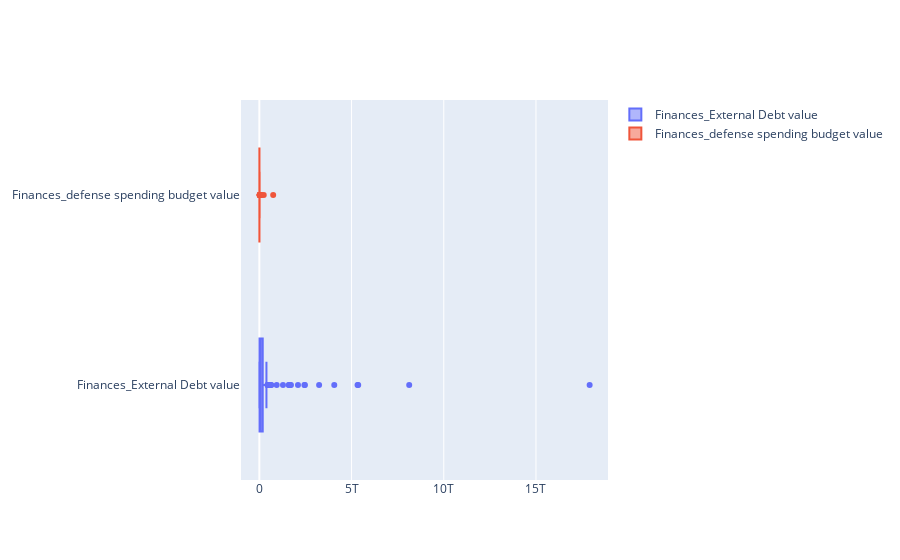

Notebook cell for this chart:
### Code cell
import plotly.graph_objects as go

fig = go.Figure()
fig.add_trace(go.Box(x=value_df["Finances_External Debt value"],
                     hovertext=value_df["country"],
                     name = "Finances_External Debt value"))              
fig.add_trace(go.Box(x=value_df["Finances_defense spending budget value"],
                     hovertext=value_df["country"],
                     name = "Finances_defense spending budget value"))
fig.show()

### Figure 1 — Plotly figure (JSON) as saved in the notebook; plotly's stock layout.template omitted (floating-point values rounded to 4 significant figures; data arrays with more than 128 entries replaced by an {"elided": "..."} marker saying what was removed)
{"data": [{"hovertext": {"elided": "138 str values"}, "name": "Finances_External Debt value", "type": "box", "x": {"elided": "138 int values"}}, {"hovertext": {"elided": "138 str values"}, "name": "Finances_defense spending budget value", "type": "box", "x": {"elided": "138 int values"}}], "layout": {}}
